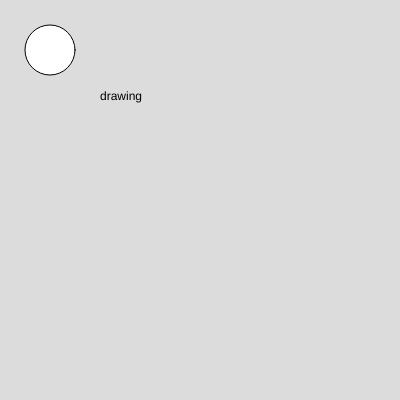
Frame 1 (no input)
Frame 60 (no input): identical to frame 1, image omitted
Frame 120 (the mouse pressed at the canvas centre since frame 60): identical to frame 1, image omitted

The p5.js sketch that drew this single still picture (run headless with seeded random() and noise() and a simulated clock; from frame 60 on, the mouse is pressed at the canvas centre):

// p5.js sketch
// ── sketch.js
function setup() {
  createCanvas(400, 400);
}

function draw() {
  background(220);
  circle(50,50,50)
  text("drawing", 100, 100)
}
